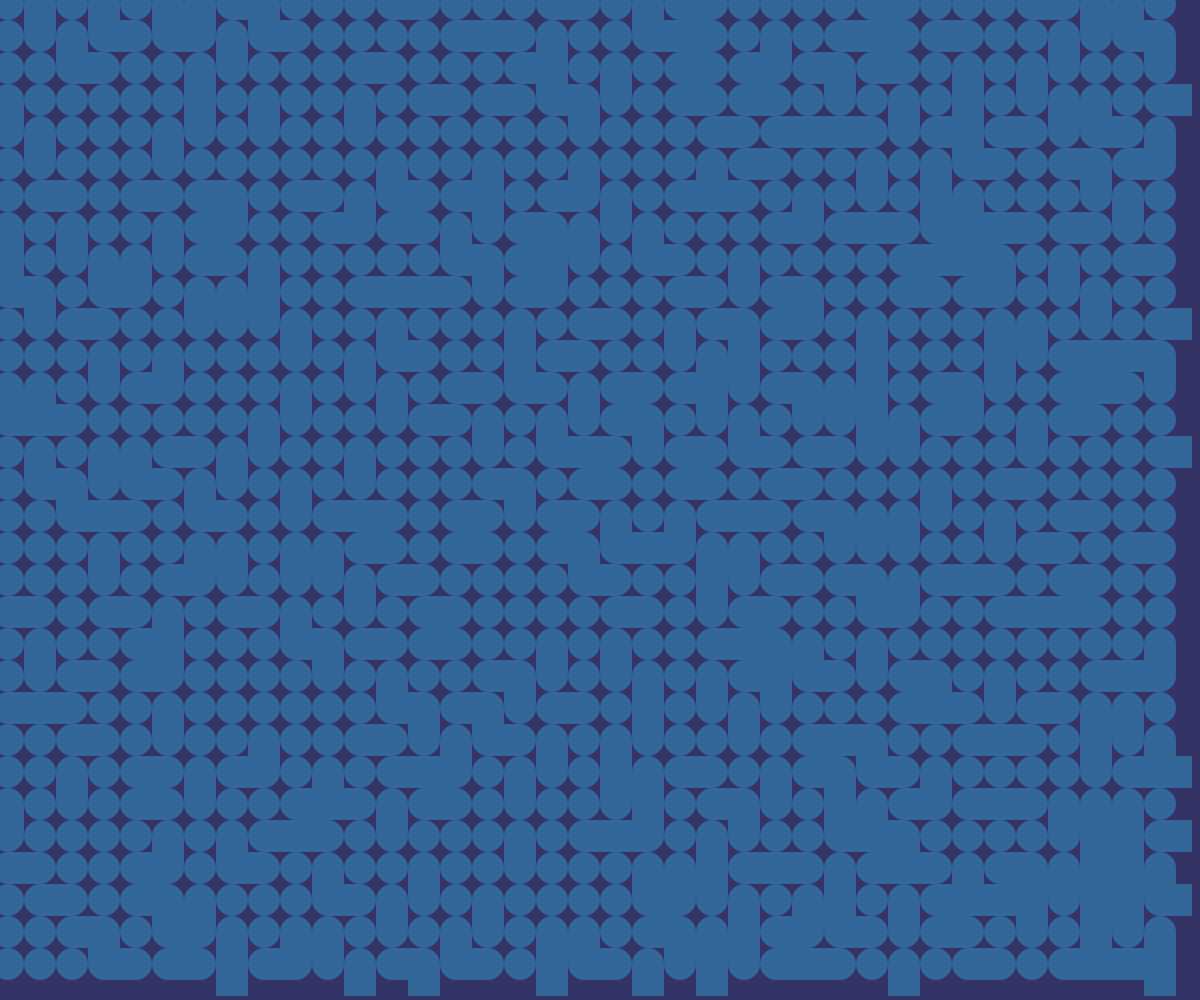
Frame 1 (no input)
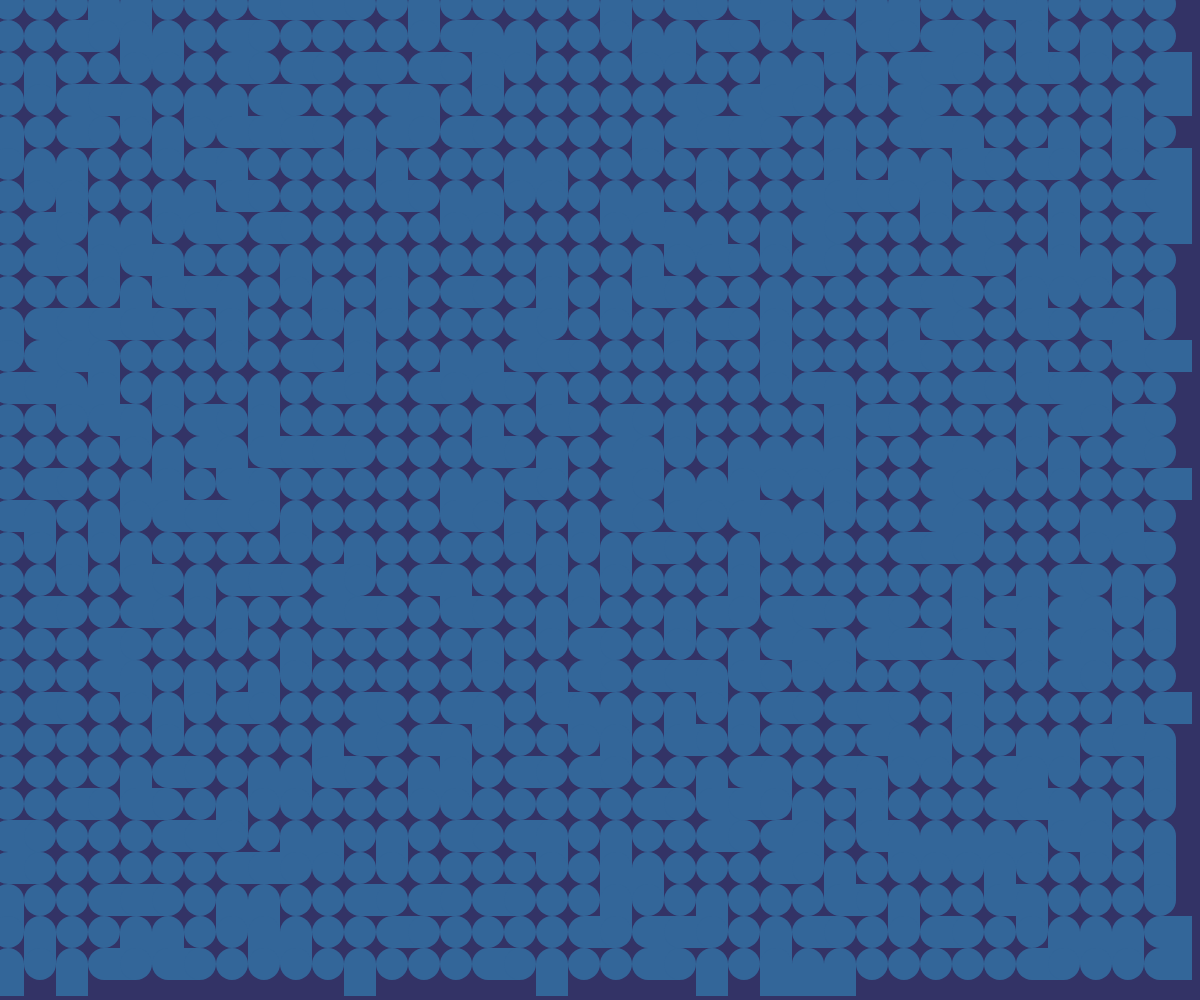
Frame 2 (the mouse pressed at the canvas centre, redrawn once)

The p5.js sketch that drew these frames (run headless with seeded random() and noise() and a simulated clock; the mouse was pressed at the canvas centre and the sketch redrawn once):

// p5.js sketch
// ── sketch.js
"use strict"

const WHITE = "#336699";
const BLACK = "#333366";
let size = 32;

function setup(){
	createCanvas(windowWidth, windowHeight);
	angleMode(DEGREES); noLoop();
	fill(WHITE); noStroke();

	// Size of unit
	//size = min(width, height) / 30;
}

function draw(){
	background(BLACK);

	const rows = floor(height / size);
	const cols = floor(width / size);
	const sX = width/2 - cols*size/2;
	const sY = height/2 - rows*size/2;
	for(let r=0; r<rows; r++){
		for(let c=0; c<cols; c++){
			const x = sX + c * size;
			const y = sY + r * size;
			circle(x, y, size);
			const rdm = random();
			if(rdm < 0.2){
				square(x, y-size/2, size);
			}else if(rdm < 0.4){
				square(x-size/2, y, size);
			}
		}
	}
}
